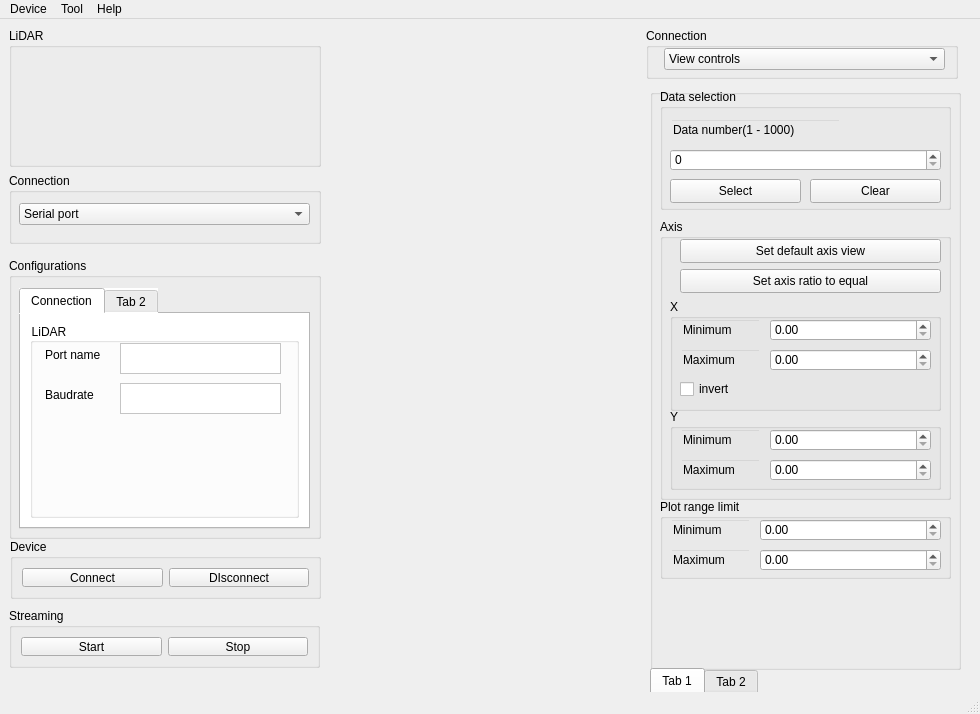
<?xml version="1.0" encoding="UTF-8"?>
<ui version="4.0">
 <class>MainWindow</class>
 <widget class="QMainWindow" name="MainWindow">
  <property name="geometry">
   <rect>
    <x>0</x>
    <y>0</y>
    <width>980</width>
    <height>714</height>
   </rect>
  </property>
  <property name="windowTitle">
   <string>MainWindow</string>
  </property>
  <widget class="QWidget" name="centralwidget">
   <widget class="QGroupBox" name="groupBox_2">
    <property name="geometry">
     <rect>
      <x>9</x>
      <y>154</y>
      <width>312</width>
      <height>71</height>
     </rect>
    </property>
    <property name="title">
     <string>Connection</string>
    </property>
    <widget class="QComboBox" name="comboBox">
     <property name="geometry">
      <rect>
       <x>10</x>
       <y>30</y>
       <width>291</width>
       <height>22</height>
      </rect>
     </property>
     <item>
      <property name="text">
       <string>Serial port</string>
      </property>
     </item>
     <item>
      <property name="text">
       <string>UDP/IP</string>
      </property>
     </item>
    </widget>
   </widget>
   <widget class="QWidget" name="widget" native="true">
    <property name="geometry">
     <rect>
      <x>327</x>
      <y>9</y>
      <width>313</width>
      <height>641</height>
     </rect>
    </property>
   </widget>
   <widget class="QGroupBox" name="groupBox_6">
    <property name="geometry">
     <rect>
      <x>646</x>
      <y>9</y>
      <width>312</width>
      <height>51</height>
     </rect>
    </property>
    <property name="title">
     <string>Connection</string>
    </property>
    <widget class="QComboBox" name="comboBox_2">
     <property name="geometry">
      <rect>
       <x>18</x>
       <y>20</y>
       <width>281</width>
       <height>22</height>
      </rect>
     </property>
     <item>
      <property name="text">
       <string>View controls</string>
      </property>
     </item>
    </widget>
   </widget>
   <widget class="QGroupBox" name="groupBox">
    <property name="geometry">
     <rect>
      <x>9</x>
      <y>9</y>
      <width>312</width>
      <height>139</height>
     </rect>
    </property>
    <property name="title">
     <string>LiDAR</string>
    </property>
   </widget>
   <widget class="QGroupBox" name="groupBox_5">
    <property name="geometry">
     <rect>
      <x>9</x>
      <y>589</y>
      <width>311</width>
      <height>60</height>
     </rect>
    </property>
    <property name="title">
     <string>Streaming</string>
    </property>
    <layout class="QHBoxLayout" name="horizontalLayout_2">
     <item>
      <widget class="QPushButton" name="pushButton_6">
       <property name="text">
        <string>Start</string>
       </property>
      </widget>
     </item>
     <item>
      <widget class="QPushButton" name="pushButton_5">
       <property name="text">
        <string>Stop</string>
       </property>
      </widget>
     </item>
    </layout>
   </widget>
   <widget class="QGroupBox" name="groupBox_4">
    <property name="geometry">
     <rect>
      <x>10</x>
      <y>520</y>
      <width>311</width>
      <height>60</height>
     </rect>
    </property>
    <property name="title">
     <string>Device</string>
    </property>
    <layout class="QHBoxLayout" name="horizontalLayout">
     <item>
      <widget class="QPushButton" name="pushButton_3">
       <property name="text">
        <string>Connect</string>
       </property>
      </widget>
     </item>
     <item>
      <widget class="QPushButton" name="pushButton_4">
       <property name="text">
        <string>DIsconnect</string>
       </property>
      </widget>
     </item>
    </layout>
   </widget>
   <widget class="QGroupBox" name="groupBox_3">
    <property name="geometry">
     <rect>
      <x>9</x>
      <y>239</y>
      <width>312</width>
      <height>281</height>
     </rect>
    </property>
    <property name="title">
     <string>Configurations</string>
    </property>
    <widget class="QTabWidget" name="tabWidget">
     <property name="geometry">
      <rect>
       <x>10</x>
       <y>30</y>
       <width>291</width>
       <height>241</height>
      </rect>
     </property>
     <property name="styleSheet">
      <string notr="true">background-color:white;</string>
     </property>
     <property name="currentIndex">
      <number>0</number>
     </property>
     <widget class="QWidget" name="widget_2">
      <attribute name="title">
       <string>Connection</string>
      </attribute>
      <layout class="QGridLayout" name="gridLayout_3">
       <item row="0" column="0">
        <widget class="QGroupBox" name="groupBox_11">
         <property name="title">
          <string>LiDAR</string>
         </property>
         <widget class="QTextBrowser" name="textBrowser">
          <property name="geometry">
           <rect>
            <x>10</x>
            <y>20</y>
            <width>71</width>
            <height>31</height>
           </rect>
          </property>
          <property name="styleSheet">
           <string notr="true">background-color:transparent;</string>
          </property>
          <property name="html">
           <string>&lt;!DOCTYPE HTML PUBLIC &quot;-//W3C//DTD HTML 4.0//EN&quot; &quot;http://www.w3.org/TR/REC-html40/strict.dtd&quot;&gt;
&lt;html&gt;&lt;head&gt;&lt;meta name=&quot;qrichtext&quot; content=&quot;1&quot; /&gt;&lt;meta charset=&quot;utf-8&quot; /&gt;&lt;style type=&quot;text/css&quot;&gt;
p, li { white-space: pre-wrap; }
&lt;/style&gt;&lt;/head&gt;&lt;body style=&quot; font-family:'맑은 고딕'; font-size:9pt; font-weight:400; font-style:normal;&quot;&gt;
&lt;p style=&quot; margin-top:12px; margin-bottom:12px; margin-left:0px; margin-right:0px; -qt-block-indent:0; text-indent:0px;&quot;&gt;Port name&lt;/p&gt;&lt;/body&gt;&lt;/html&gt;</string>
          </property>
         </widget>
         <widget class="QTextBrowser" name="textBrowser_2">
          <property name="geometry">
           <rect>
            <x>10</x>
            <y>60</y>
            <width>71</width>
            <height>31</height>
           </rect>
          </property>
          <property name="styleSheet">
           <string notr="true">background-color:transparent;</string>
          </property>
          <property name="html">
           <string>&lt;!DOCTYPE HTML PUBLIC &quot;-//W3C//DTD HTML 4.0//EN&quot; &quot;http://www.w3.org/TR/REC-html40/strict.dtd&quot;&gt;
&lt;html&gt;&lt;head&gt;&lt;meta name=&quot;qrichtext&quot; content=&quot;1&quot; /&gt;&lt;meta charset=&quot;utf-8&quot; /&gt;&lt;style type=&quot;text/css&quot;&gt;
p, li { white-space: pre-wrap; }
&lt;/style&gt;&lt;/head&gt;&lt;body style=&quot; font-family:'맑은 고딕'; font-size:9pt; font-weight:400; font-style:normal;&quot;&gt;
&lt;p style=&quot; margin-top:12px; margin-bottom:12px; margin-left:0px; margin-right:0px; -qt-block-indent:0; text-indent:0px;&quot;&gt;Baudrate&lt;/p&gt;&lt;/body&gt;&lt;/html&gt;</string>
          </property>
         </widget>
         <widget class="QTextEdit" name="textEdit">
          <property name="geometry">
           <rect>
            <x>90</x>
            <y>20</y>
            <width>161</width>
            <height>31</height>
           </rect>
          </property>
         </widget>
         <widget class="QTextEdit" name="textEdit_2">
          <property name="geometry">
           <rect>
            <x>90</x>
            <y>60</y>
            <width>161</width>
            <height>31</height>
           </rect>
          </property>
         </widget>
        </widget>
       </item>
      </layout>
     </widget>
     <widget class="QWidget" name="tab_2">
      <attribute name="title">
       <string>Tab 2</string>
      </attribute>
     </widget>
    </widget>
   </widget>
   <widget class="QGroupBox" name="groupBox_12">
    <property name="geometry">
     <rect>
      <x>650</x>
      <y>70</y>
      <width>311</width>
      <height>581</height>
     </rect>
    </property>
    <property name="title">
     <string/>
    </property>
    <widget class="QGroupBox" name="groupBox_7">
     <property name="geometry">
      <rect>
       <x>10</x>
       <y>0</y>
       <width>291</width>
       <height>121</height>
      </rect>
     </property>
     <property name="title">
      <string>Data selection</string>
     </property>
     <widget class="QPushButton" name="pushButton">
      <property name="geometry">
       <rect>
        <x>150</x>
        <y>90</y>
        <width>131</width>
        <height>24</height>
       </rect>
      </property>
      <property name="text">
       <string>Clear</string>
      </property>
     </widget>
     <widget class="QPushButton" name="pushButton_2">
      <property name="geometry">
       <rect>
        <x>10</x>
        <y>90</y>
        <width>131</width>
        <height>24</height>
       </rect>
      </property>
      <property name="text">
       <string>Select</string>
      </property>
     </widget>
     <widget class="QSpinBox" name="spinBox_2">
      <property name="geometry">
       <rect>
        <x>10</x>
        <y>60</y>
        <width>271</width>
        <height>22</height>
       </rect>
      </property>
     </widget>
     <widget class="QLineEdit" name="lineEdit">
      <property name="geometry">
       <rect>
        <x>10</x>
        <y>30</y>
        <width>171</width>
        <height>22</height>
       </rect>
      </property>
      <property name="styleSheet">
       <string notr="true">background-color:transparent;</string>
      </property>
      <property name="text">
       <string>Data number(1 - 1000)</string>
      </property>
     </widget>
    </widget>
    <widget class="QGroupBox" name="groupBox_9">
     <property name="geometry">
      <rect>
       <x>10</x>
       <y>410</y>
       <width>291</width>
       <height>80</height>
      </rect>
     </property>
     <property name="title">
      <string>Plot range limit</string>
     </property>
     <widget class="QDoubleSpinBox" name="doubleSpinBox_6">
      <property name="geometry">
       <rect>
        <x>100</x>
        <y>20</y>
        <width>181</width>
        <height>22</height>
       </rect>
      </property>
     </widget>
     <widget class="QLineEdit" name="lineEdit_7">
      <property name="geometry">
       <rect>
        <x>10</x>
        <y>20</y>
        <width>81</width>
        <height>22</height>
       </rect>
      </property>
      <property name="styleSheet">
       <string notr="true">background-color:transparent;</string>
      </property>
      <property name="text">
       <string>Minimum</string>
      </property>
     </widget>
     <widget class="QLineEdit" name="lineEdit_6">
      <property name="geometry">
       <rect>
        <x>10</x>
        <y>50</y>
        <width>81</width>
        <height>22</height>
       </rect>
      </property>
      <property name="styleSheet">
       <string notr="true">background-color:transparent;</string>
      </property>
      <property name="text">
       <string>Maximum</string>
      </property>
     </widget>
     <widget class="QDoubleSpinBox" name="doubleSpinBox_5">
      <property name="geometry">
       <rect>
        <x>100</x>
        <y>50</y>
        <width>181</width>
        <height>22</height>
       </rect>
      </property>
     </widget>
    </widget>
    <widget class="QGroupBox" name="groupBox_13">
     <property name="geometry">
      <rect>
       <x>10</x>
       <y>130</y>
       <width>291</width>
       <height>281</height>
      </rect>
     </property>
     <property name="title">
      <string>Axis</string>
     </property>
     <widget class="QGroupBox" name="groupBox_8">
      <property name="geometry">
       <rect>
        <x>10</x>
        <y>80</y>
        <width>271</width>
        <height>112</height>
       </rect>
      </property>
      <property name="title">
       <string>X</string>
      </property>
      <widget class="QCheckBox" name="checkBox">
       <property name="geometry">
        <rect>
         <x>10</x>
         <y>80</y>
         <width>76</width>
         <height>20</height>
        </rect>
       </property>
       <property name="text">
        <string>invert</string>
       </property>
      </widget>
      <widget class="QDoubleSpinBox" name="doubleSpinBox">
       <property name="geometry">
        <rect>
         <x>100</x>
         <y>20</y>
         <width>161</width>
         <height>22</height>
        </rect>
       </property>
      </widget>
      <widget class="QLineEdit" name="lineEdit_2">
       <property name="geometry">
        <rect>
         <x>10</x>
         <y>20</y>
         <width>81</width>
         <height>22</height>
        </rect>
       </property>
       <property name="styleSheet">
        <string notr="true">background-color:transparent;</string>
       </property>
       <property name="text">
        <string>Minimum</string>
       </property>
      </widget>
      <widget class="QLineEdit" name="lineEdit_3">
       <property name="geometry">
        <rect>
         <x>10</x>
         <y>50</y>
         <width>81</width>
         <height>22</height>
        </rect>
       </property>
       <property name="styleSheet">
        <string notr="true">background-color:transparent;</string>
       </property>
       <property name="text">
        <string>Maximum</string>
       </property>
      </widget>
      <widget class="QDoubleSpinBox" name="doubleSpinBox_2">
       <property name="geometry">
        <rect>
         <x>100</x>
         <y>50</y>
         <width>161</width>
         <height>22</height>
        </rect>
       </property>
      </widget>
     </widget>
     <widget class="QGroupBox" name="groupBox_10">
      <property name="geometry">
       <rect>
        <x>10</x>
        <y>190</y>
        <width>271</width>
        <height>81</height>
       </rect>
      </property>
      <property name="title">
       <string>Y</string>
      </property>
      <widget class="QDoubleSpinBox" name="doubleSpinBox_4">
       <property name="geometry">
        <rect>
         <x>100</x>
         <y>20</y>
         <width>161</width>
         <height>22</height>
        </rect>
       </property>
      </widget>
      <widget class="QDoubleSpinBox" name="doubleSpinBox_3">
       <property name="geometry">
        <rect>
         <x>100</x>
         <y>50</y>
         <width>161</width>
         <height>22</height>
        </rect>
       </property>
      </widget>
      <widget class="QLineEdit" name="lineEdit_4">
       <property name="geometry">
        <rect>
         <x>10</x>
         <y>50</y>
         <width>81</width>
         <height>22</height>
        </rect>
       </property>
       <property name="styleSheet">
        <string notr="true">background-color:transparent;</string>
       </property>
       <property name="text">
        <string>Maximum</string>
       </property>
      </widget>
      <widget class="QLineEdit" name="lineEdit_5">
       <property name="geometry">
        <rect>
         <x>10</x>
         <y>20</y>
         <width>81</width>
         <height>22</height>
        </rect>
       </property>
       <property name="styleSheet">
        <string notr="true">background-color:transparent;</string>
       </property>
       <property name="text">
        <string>Minimum</string>
       </property>
      </widget>
     </widget>
     <widget class="QPushButton" name="pushButton_7">
      <property name="geometry">
       <rect>
        <x>20</x>
        <y>20</y>
        <width>261</width>
        <height>24</height>
       </rect>
      </property>
      <property name="text">
       <string>Set default axis view</string>
      </property>
     </widget>
     <widget class="QPushButton" name="pushButton_8">
      <property name="geometry">
       <rect>
        <x>20</x>
        <y>50</y>
        <width>261</width>
        <height>24</height>
       </rect>
      </property>
      <property name="text">
       <string>Set axis ratio to equal</string>
      </property>
     </widget>
    </widget>
   </widget>
   <widget class="QTabWidget" name="tabWidget_2">
    <property name="geometry">
     <rect>
      <x>650</x>
      <y>649</y>
      <width>311</width>
      <height>81</height>
     </rect>
    </property>
    <property name="currentIndex">
     <number>0</number>
    </property>
    <widget class="QWidget" name="tab">
     <attribute name="title">
      <string>Tab 1</string>
     </attribute>
    </widget>
    <widget class="QWidget" name="tab_3">
     <attribute name="title">
      <string>Tab 2</string>
     </attribute>
    </widget>
   </widget>
  </widget>
  <widget class="QStatusBar" name="statusbar"/>
  <widget class="QMenuBar" name="menubar">
   <property name="geometry">
    <rect>
     <x>0</x>
     <y>0</y>
     <width>980</width>
     <height>22</height>
    </rect>
   </property>
   <widget class="QMenu" name="menuThis_is_menu">
    <property name="title">
     <string>Device</string>
    </property>
    <addaction name="separator"/>
    <addaction name="separator"/>
   </widget>
   <widget class="QMenu" name="menuTool">
    <property name="title">
     <string>Tool</string>
    </property>
   </widget>
   <widget class="QMenu" name="menuHelp">
    <property name="title">
     <string>Help</string>
    </property>
   </widget>
   <addaction name="menuThis_is_menu"/>
   <addaction name="menuTool"/>
   <addaction name="menuHelp"/>
  </widget>
 </widget>
 <resources/>
 <connections/>
</ui>
